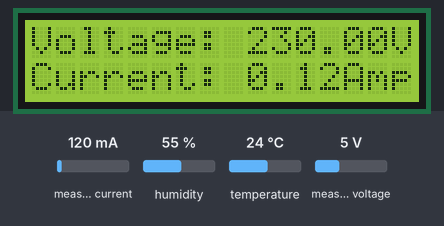
A sketch run on a simulated Arduino Mega 2560, built with avr-gcc and run on an emulated ATmega2560. On the bench: 16×2 character LCD. Inputs (shaded band) come from the test bench; at power-on: measured current 120 mA, humidity 55 %, temperature 24 °C, measured voltage 5 V. What the sketch prints to the serial monitor is not drawn.

Above: at 1.2 s.
1.3 s: measured current set to 500 mA
At 13.9 s:
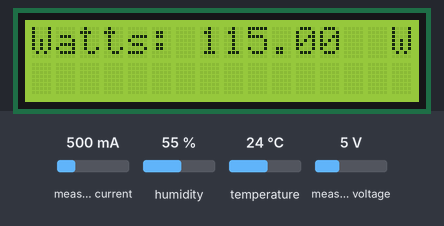
14.3 s: humidity set to 22 %
At 26.4 s:
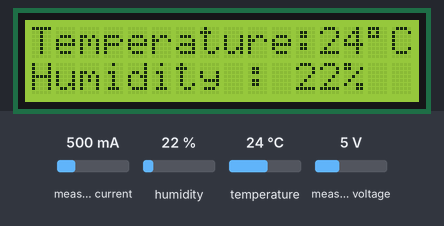
26.7 s: temperature set to 12 °C
At 35.8 s:
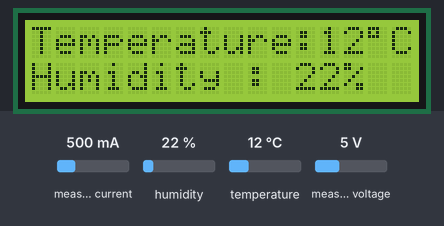
39.5 s: measured voltage set to 0.3 V
At 48.9 s:
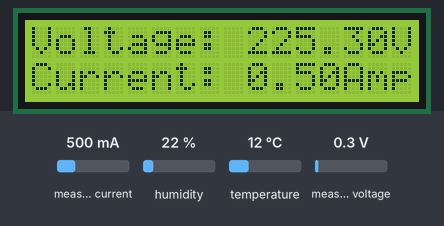
52.0 s: measured current set to 40 mA
At 60.3 s:
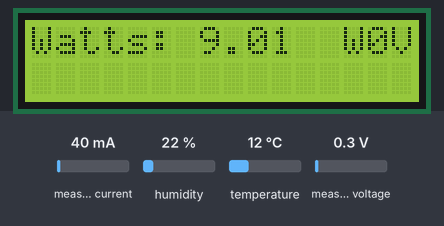
61.5 s: humidity set to 40 %
At 73.8 s:
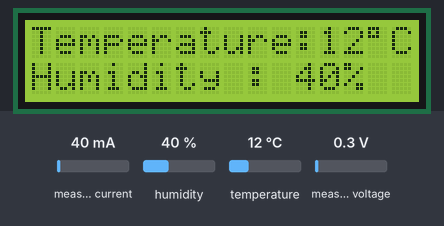
Timing chart, 0 to 74.9 s (numbered marks = the images above; inputs shaded):
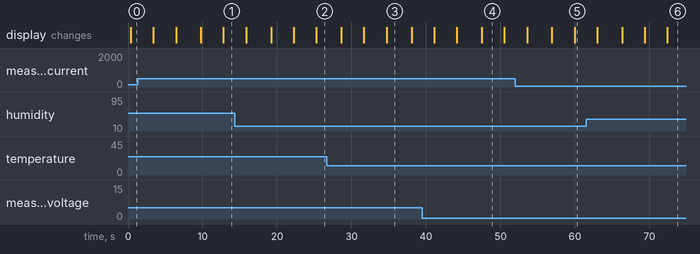

The sketch:

All_Sensors_with_arduino.ino
```cpp
//In this program we have successfully combined current sensor ,voltage sensor, DHT11 sensor ,HC-05 Bluetooth module ,LCD Screen, Serial monitor with ARDUINO MEGA


#include "EmonLib.h"             // Include Emon Library
#include <Wire.h>
#include <LiquidCrystal_I2C.h>
#include <SimpleDHT.h>
#include <SoftwareSerial.h>
SoftwareSerial BTserial(10,11); // RX, TX

LiquidCrystal_I2C lcd(0x27, 16, 2); // Set the LCD address to 0x27 for a 16 chars and 2 line display

#define VOLT_CAL 157
#define CURRENT_CAL 62.6

int pinDHT11 = 2;
SimpleDHT11 dht11(pinDHT11);
EnergyMonitor emon1;             // Create an instance

void setup()
{
  Serial.begin(9600);
  lcd.begin();
  BTserial.begin(9600);
  emon1.voltage(1, VOLT_CAL, 1.7);  // Voltage: input pin, calibration, phase_shift
  emon1.current(0, CURRENT_CAL);    // Current: input pin, calibration.
}


void loop()
{
  emon1.calcVI(20,2000);                      // Calculate all. No.of half wavelengths (crossings), time-out

  float currentDraw = emon1.Irms;             //extract Irms into Variable
  float supplyVoltage   = emon1.Vrms;         //extract Vrms into Variable

  byte temperature = 0;
  byte humidity = 0;
  int err = SimpleDHTErrSuccess;

  if(supplyVoltage>=100)
  {

  if ((err = dht11.read(&temperature, &humidity, NULL)) != SimpleDHTErrSuccess)
  {
    Serial.println("Failed to read data from DHT11 , Check the output pin connection");
  }
  Serial.print("Voltage : ");
  Serial.print(supplyVoltage);
  Serial.println(" V");

  Serial.print("Current: ");
  Serial.print(currentDraw);
  Serial.println(" A");

  Serial.print("Watts: ");
  Serial.print(currentDraw * supplyVoltage);
  Serial.println(" W");

  Serial.print("Temperature = ");
  Serial.print((int)temperature);
  Serial.print("⁰");
  Serial.println(" C ");

  Serial.print("Humidity = ");
  Serial.print((int)humidity);
  Serial.println(" % ");
  Serial.println("\n");


  lcd.setCursor(0,0);
  lcd.print("Voltage: ");
  lcd.print(supplyVoltage);
  lcd.print("V");

  lcd.setCursor(0,1);
  lcd.print("Current: ");
  lcd.print(currentDraw);
  lcd.print("Amp");
  delay(3000);

  lcd.setCursor(0,0);
  lcd.print("Watts: ");
  lcd.print(currentDraw * supplyVoltage);
  lcd.print("  W");

  lcd.setCursor(0,1);
  lcd.print("                ");
  delay(3000);

  lcd.setCursor(0,0);
  lcd.print("                ");

  lcd.setCursor(0,1);
  lcd.print("                ");

  lcd.setCursor(0,0);
  lcd.print("Temperature:");
  lcd.print((int)temperature);
  lcd.print((char)223);
  lcd.print("C");
  lcd.setCursor(0,1);
  lcd.print("Humidity : ");
  lcd.print((int)humidity);
  lcd.print("%");


  BTserial.print(supplyVoltage);
  BTserial.print(" V ");
  BTserial.print(",");

  BTserial.print(currentDraw);
  BTserial.print(" A ");
  BTserial.print(",");

  BTserial.print(currentDraw * supplyVoltage);
  BTserial.print(" W ");
  BTserial.print(",");

  BTserial.print((int)temperature);
  BTserial.print(" C");
  BTserial.print(",");

  BTserial.print((int)humidity);
  BTserial.print(" % ");
  BTserial.print(";");
  delay(3000);
  }
  else
  {
  Serial.print("No Input Voltage  \n");
  Serial.print("No Current Flowing ");
  Serial.println("\n");
  delay(2000);

  lcd.setCursor(0,0);
  lcd.print("No Input Voltage    \n ");
  lcd.setCursor(0,1);
  lcd.print("No Current Flowing   \n ");
  delay(3000);

  lcd.setCursor(0,0);
  lcd.print("                ");

  lcd.setCursor(0,1);
  lcd.print("                ");

  BTserial.print("0 Volts");
  BTserial.print(",");
  BTserial.print("0 Amps");
  BTserial.print(",");
  BTserial.print("0 Watts");
  BTserial.print(",");

  if ((err = dht11.read(&temperature, &humidity, NULL)) != SimpleDHTErrSuccess)
  {
    Serial.println("Failed to read data from DHT11 , Check the output pin connection");
  }

  Serial.print("Temperature = ");
  Serial.print((int)temperature);
  Serial.print("⁰");
  Serial.println(" C ");
  Serial.print("Humidity = ");
  Serial.print((int)humidity);
  Serial.println(" % ");

  lcd.setCursor(0,0);
  lcd.print("Temperature:");
  lcd.print((int)temperature);
  lcd.print((char)223);
  lcd.print("C");
  lcd.setCursor(0,1);
  lcd.print("Humidity : ");
  lcd.print((int)humidity);
  lcd.print("%");
  delay(3000);

  BTserial.print((int)temperature);
  BTserial.print(" C");
  BTserial.print(",");
  BTserial.print((int)humidity);
  BTserial.print(" % ");
  BTserial.print(";");
  }
}
```

Measured:
- what the display in image 3 shows lasts 3.4 s, from 34.7 s to 38.1 s
- what the display in image 4 shows lasts 3.0 s, from 47.5 s to 50.5 s
